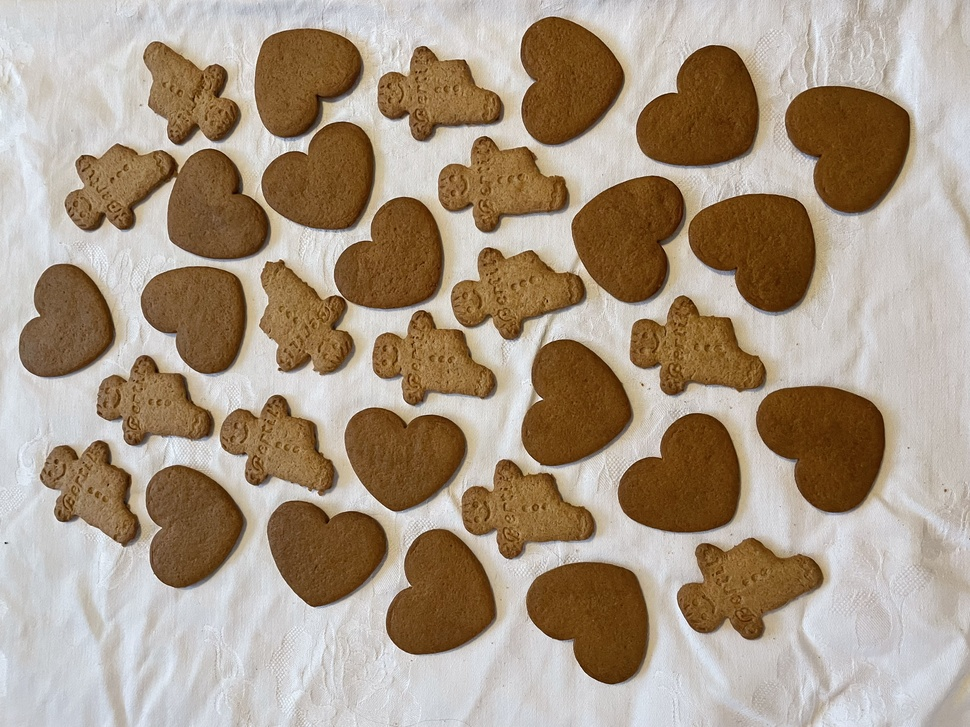
#> input picture mandatory_exercises/mandatory_exercise_1/gingerbreads.jpg, 970 x 727 px, shrunk from 4032 x 3024 before the run
$ python otsu_thresholding.py
#> lines starting #> are read from the running program, lines starting #| are printed output that depends on the picture
#> further down, gingerbreads is the input picture: shape (727, 970, 3); mean R, G, B 168.5, 151.6, 132.6
# -*- coding: utf-8 -*-

"""
Skeleton for first part of the blob-detection coursework as part of INF250
at NMBU (Autumn 2017).
"""

__author__ = "Christopher Ljosland Strand"
__email__ = "christopher.ljosland.strand@nmbu.no"

import numpy as np
import matplotlib.pyplot as plt
from skimage import io
from skimage.filters import threshold_otsu

def threshold(image, th=None):
    """Returns a binarised version of given image, thresholded at given value.

    Binarises the image using a global threshold `th`. Uses Otsu's method
    to find optimal thrshold value if the threshold variable is None. The
    returned image will be in the form of an 8-bit unsigned integer array
    with 255 as white and 0 as black.

    Parameters:
    -----------
    image : np.ndarray
        Image to binarise. If this image is a colour image then the last
        dimension will be the colour value (as RGB values).
    th : numeric
        Threshold value. Uses Otsu's method if this variable is None.

    Returns:
    --------
    binarised : np.ndarray(dtype=np.uint8)
        Image where all pixel values are either 0 or 255.
    """
    # Setup
    shape = np.shape(image)
    binarised = np.zeros([shape[0], shape[1]], dtype=np.uint8)

    if len(shape) == 3:
        image = image.mean(axis=2)
    elif len(shape) > 3:
        raise ValueError('Must be at 2D image')

    if th is None:
        th = otsu(image)

    binarised[image >= th] = 255
    binarised[image < th] = 0


    return binarised


def histogram(image):
    """Returns the image histogram with 256 bins.
    """
    # Setup
    shape = np.shape(image)
#> shape = (727, 970, 3)
    histogram = np.zeros(256)

    if len(shape) == 3:
        image = image.mean(axis=2)
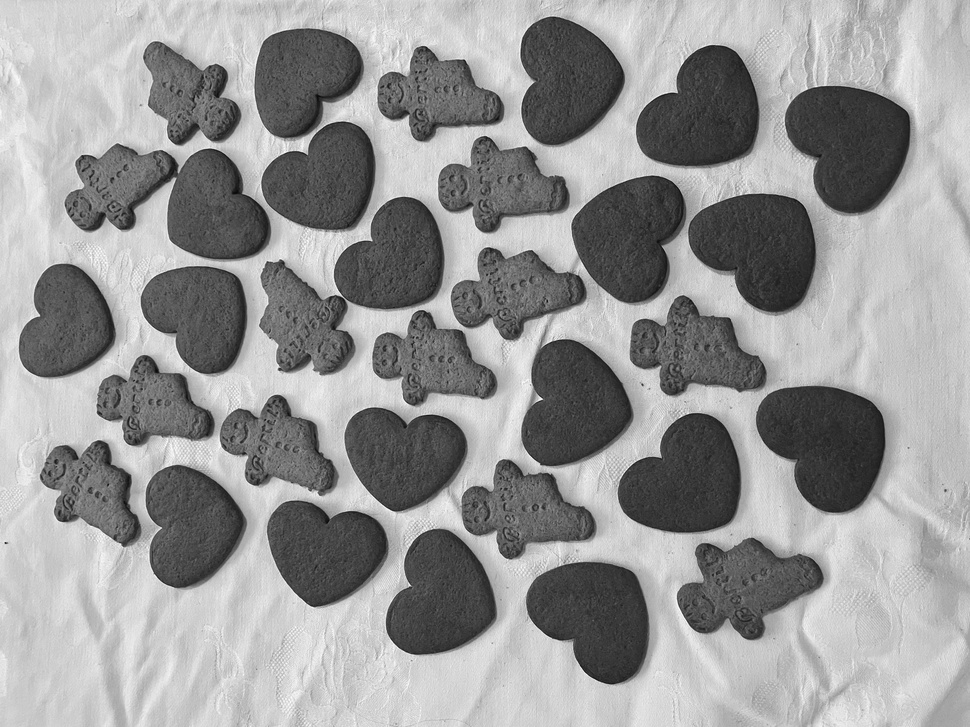
#> image: shape (727, 970) float64; min 9.67, max 255, mean 150.9
    elif len(shape) > 3:
        raise ValueError('Must be at 2D image')

    K = 256
    M = shape[0]*shape[1]
#> M = 705190
    histogram = np.zeros(K)
    for i in range(shape[0]):
        for j in range(shape[1]):
            pixval = int(image[i,j])
            histogram[pixval] += 1
#> after the loop, histogram = 256 values, max 13045 at index 207, min 0 at index 0, mean 2754.6

    return histogram


def otsu(image):
    """Finds the optimal thresholdvalue of given image using Otsu's method.
    """
    hist = histogram(image)
#> hist has the same summary as histogram in histogram
    th = -1
    fv = -1
    pixel_number = image.shape[0] * image.shape[1]
#> pixel_number = 705190
    mean_weight = 1.0 / pixel_number
#> mean_weight = 1.42e-06
    intensity_arr = np.arange(256)

    for t in range(1, 255):
        pcb = np.sum(hist[:t])
        pcf = np.sum(hist[t:])
        if pcb == 0 or pcf == 0:
            continue

        Wb = pcb * mean_weight
        Wf = pcf * mean_weight


        mub = np.sum(intensity_arr[:t] * hist[:t]) / pcb
        muf = np.sum(intensity_arr[t:] * hist[t:]) / pcf

        value = Wb * Wf * (mub - muf) ** 2

        if value > fv:
            th = t
            fv = value
#> this loop made 254 passes
#> (pcb, pcf, Wb, Wf, mub, muf, value, fv) on passes 10 to 21: (1, 705189, 1.42e-06, 1, 9, 150.6, 0.0284, 0.0284), (2, 705188, 2.84e-06, 1, 9.5, 150.6, 0.0564, 0.0564), (6, 705184, 8.51e-06, 1, 10.5, 150.6, 0.167, 0.167), (9, 705181, 1.28e-05, 1, 11, 150.6, 0.249, 0.249), (15, 705175, 2.13e-05, 1, 11.8, 150.6, 0.41, 0.41), (19, 705171, 2.69e-05, 1, 12.26, 150.6, 0.515, 0.515), (22, 705168, 3.12e-05, 1, 12.64, 150.6, 0.594, 0.594), (31, 705159, 4.4e-05, 1, 13.61, 150.6, 0.825, 0.825), (41, 705149, 5.81e-05, 1, 14.44, 150.6, 1.08, 1.08), (54, 705136, 7.66e-05, 1, 15.3, 150.6, 1.4, 1.4), (72, 705118, 0.000102, 1, 16.22, 150.6, 1.84, 1.84), (95, 705095, 0.000135, 1, 17.14, 150.6, 2.4, 2.4)
#> (pcb, pcf) on passes 1 to 6: (0, 705190), (0, 705190), (0, 705190), (0, 705190), (0, 705190), (0, 705190)

    return th


image = "gingerbreads.jpg"
gingerbreads = io.imread(image)

print(f"Optimal threshold using Otsu's method: {otsu(gingerbreads)}")
#| Optimal threshold using Otsu's method: 139
plt.figure()
plt.plot(histogram(gingerbreads))
plt.figure()
#plt.plot(threshold(gingerbreads))
io.imshow(threshold(gingerbreads))
plt.show()
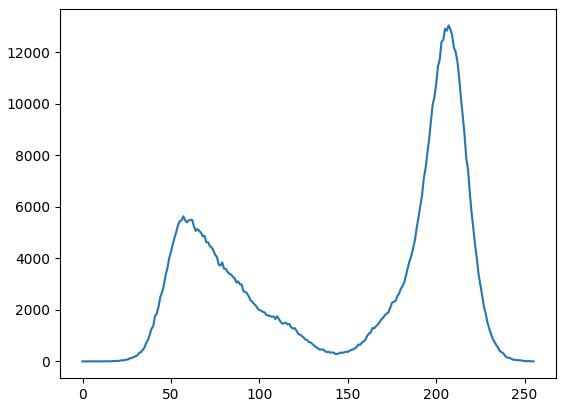
#> figure drawn by matplotlib, 1 panel; curve peaks at x = 207, y = 13045
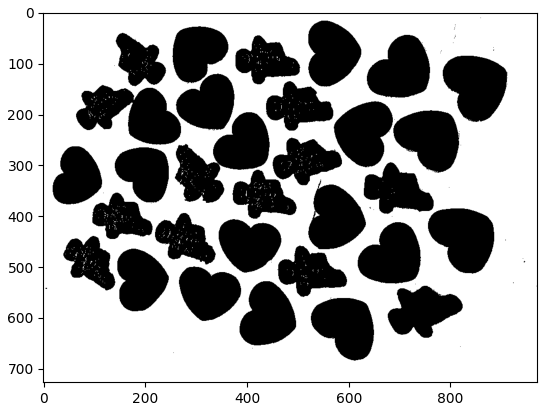
#> figure drawn by matplotlib, 1 panel
